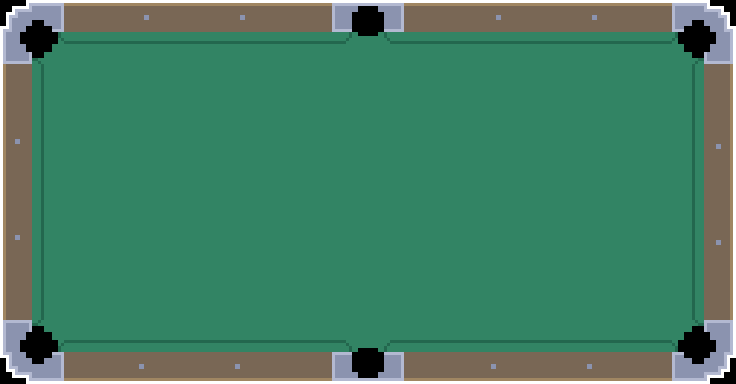

This is a level from a 2D game, rendered from its Tiled map with the project's own tilesets. A one-line summary and the map file follow, with tile-layer data summarised:
An orthogonal 23x12 tile map with 32x32 px tiles, 1 tile layer (Tile Layer 1) and 44 objects.

<map version="1.10" tiledversion="1.10.1" orientation="orthogonal" renderorder="right-down" width="23" height="12" tilewidth="32" tileheight="32" infinite="0" nextlayerid="3" nextobjectid="7">
 <editorsettings>
  <export target="table.tmj" format="json" />
 </editorsettings>
 <tileset firstgid="1" name="table" tilewidth="32" tileheight="32" tilecount="54" columns="9">
  <image source="table.png" width="288" height="192" />
  <tile id="0">
   <objectgroup draworder="index" id="2">
    <object id="1" x="21.3636" y="31.9091">
     <polygon points="0,0 10.5455,-14.1818 10.6364,-32.0909 -21.4545,-32.0909 -21.4545,0" />
    </object>
   </objectgroup>
  </tile>
  <tile id="1">
   <objectgroup draworder="index" id="2">
    <object id="1" x="25.7273" y="32">
     <polygon points="0,0 -15.1818,-14.8182 -25.7273,-14.5455 -25.6364,-32.0909 6.18182,-32.1818 6.18182,-0.181818" />
    </object>
   </objectgroup>
  </tile>
  <tile id="2">
   <objectgroup draworder="index" id="2">
    <object id="1" x="0" y="0" width="32" height="32.0909" />
   </objectgroup>
  </tile>
  <tile id="3">
   <objectgroup draworder="index" id="2">
    <object id="1" x="0" y="0" width="31.8182" height="31.8182" />
   </objectgroup>
  </tile>
  <tile id="4">
   <objectgroup draworder="index" id="2">
    <object id="1" x="0" y="0.0909091" width="32.0909" height="5.90909" />
   </objectgroup>
  </tile>
  <tile id="5">
   <objectgroup draworder="index" id="2">
    <object id="1" x="-0.0909091" y="0.0909091" width="32.0909" height="31.9091" />
   </objectgroup>
  </tile>
  <tile id="6">
   <objectgroup draworder="index" id="2">
    <object id="1" x="0" y="-0.0909091" width="32.0909" height="32.1818" />
   </objectgroup>
  </tile>
  <tile id="7">
   <objectgroup draworder="index" id="2">
    <object id="1" x="8.72727" y="32">
     <polygon points="0,0 11.2727,-14 23.1818,-14.0909 23.3636,-32 -8.72727,-32.0909 -8.81818,-0.0909091" />
    </object>
   </objectgroup>
  </tile>
  <tile id="8">
   <objectgroup draworder="index" id="2">
    <object id="1" x="-0.0909091" y="21.5455">
     <polygon points="0,0 10.5455,10.1818 32,10.2727 32,-21.6364 0.181818,-21.4545" />
    </object>
   </objectgroup>
  </tile>
  <tile id="9">
   <objectgroup draworder="index" id="2">
    <object id="1" x="31.9091" y="26.1818">
     <polygon points="0,0 -15.1818,-14.8182 -15.3636,-26.2727 -31.9091,-26.2727 -32,5.54545 0.0909091,5.72727" />
    </object>
   </objectgroup>
  </tile>
  <tile id="11">
   <objectgroup draworder="index" id="2">
    <object id="1" x="0.0909091" y="0.0909091" width="31.9091" height="11.9091" />
   </objectgroup>
  </tile>
  <tile id="12">
   <objectgroup draworder="index" id="2">
    <object id="1" x="0" y="0" width="26.1818" height="11.8182" />
   </objectgroup>
  </tile>
  <tile id="14">
   <objectgroup draworder="index" id="2">
    <object id="1" x="6.09091" y="-0.0909091" width="25.9091" height="12.2727" />
   </objectgroup>
  </tile>
  <tile id="15">
   <objectgroup draworder="index" id="2">
    <object id="1" x="-0.0909091" y="0.0909091" width="32.1818" height="11.7273" />
   </objectgroup>
  </tile>
  <tile id="17">
   <objectgroup draworder="index" id="2">
    <object id="1" x="0.363636" y="25">
     <polygon points="0,0 14.0909,-15.1818 13.9091,-25.1818 31.5455,-25 31.7273,6.90909 -0.454545,6.90909" />
    </object>
   </objectgroup>
  </tile>
  <tile id="18">
   <objectgroup draworder="index" id="2">
    <object id="1" x="-0.0909091" y="0" width="32.1818" height="32" />
   </objectgroup>
  </tile>
  <tile id="19">
   <objectgroup draworder="index" id="2">
    <object id="1" x="0" y="0" width="11.9091" height="32" />
   </objectgroup>
  </tile>
  <tile id="25">
   <objectgroup draworder="index" id="2">
    <object id="1" x="19.9091" y="-0.0909091" width="12.1818" height="32" />
   </objectgroup>
  </tile>
  <tile id="26">
   <objectgroup draworder="index" id="2">
    <object id="1" x="0.0909091" y="0.0909091" width="32" height="31.9091" />
   </objectgroup>
  </tile>
  <tile id="27">
   <objectgroup draworder="index" id="2">
    <object id="1" x="-0.0909091" y="-0.0909091" width="32.2727" height="32.0909" />
   </objectgroup>
  </tile>
  <tile id="28">
   <objectgroup draworder="index" id="2">
    <object id="1" x="0.454545" y="0" width="11.4545" height="32.0909" />
   </objectgroup>
  </tile>
  <tile id="34">
   <objectgroup draworder="index" id="2">
    <object id="1" x="19.8182" y="0.0909091" width="12.0909" height="31.9091" />
   </objectgroup>
  </tile>
  <tile id="35">
   <objectgroup draworder="index" id="2">
    <object id="1" x="0.0909091" y="0" width="31.8182" height="32.0909" />
   </objectgroup>
  </tile>
  <tile id="36">
   <objectgroup draworder="index" id="2">
    <object id="1" x="15.8182" y="31.7273">
     <polygon points="0,0 0.363636,-12.0909 16.0909,-24.3636 16,-31.9091 -15.8182,-31.9091 -15.7273,0" />
    </object>
   </objectgroup>
  </tile>
  <tile id="38">
   <objectgroup draworder="index" id="2">
    <object id="1" x="0" y="20.1818" width="32" height="11.8182" />
   </objectgroup>
  </tile>
  <tile id="39">
   <objectgroup draworder="index" id="2">
    <object id="2" x="0.0909091" y="20" width="26.2727" height="12" />
   </objectgroup>
  </tile>
  <tile id="41">
   <objectgroup draworder="index" id="2">
    <object id="1" x="6.09091" y="20" width="25.8182" height="11.9091" />
   </objectgroup>
  </tile>
  <tile id="42">
   <objectgroup draworder="index" id="2">
    <object id="1" x="-0.0909091" y="19.9091" width="32.1818" height="12.1818" />
   </objectgroup>
  </tile>
  <tile id="44">
   <objectgroup draworder="index" id="2">
    <object id="1" x="0.181818" y="8.90909">
     <polygon points="0,0 14.0909,9.90909 14,23.0909 31.7273,23.1818 31.6364,-9.09091 -0.181818,-8.90909" />
    </object>
   </objectgroup>
  </tile>
  <tile id="45">
   <objectgroup draworder="index" id="2">
    <object id="1" x="32.0909" y="10.9091">
     <polygon points="0,0 -12,-11.0909 -32,-10.9091 -31.9091,20.8182 -0.181818,21" />
    </object>
   </objectgroup>
  </tile>
  <tile id="46">
   <objectgroup draworder="index" id="2">
    <object id="1" x="0.272727" y="15.2727">
     <polygon points="0,0 11.6364,0 24.9091,-15.0909 31.5455,-15.3636 31.6364,16.6364 -0.363636,16.7273" />
    </object>
   </objectgroup>
  </tile>
  <tile id="47">
   <objectgroup draworder="index" id="2">
    <object id="1" x="0" y="0.0909091" width="31.9091" height="32" />
   </objectgroup>
  </tile>
  <tile id="48">
   <objectgroup draworder="index" id="2">
    <object id="1" x="0.0909091" y="0" width="31.8182" height="31.8182" />
   </objectgroup>
  </tile>
  <tile id="49">
   <objectgroup draworder="index" id="2">
    <object id="1" x="0.181818" y="25.8182" width="31.8182" height="6" />
   </objectgroup>
  </tile>
  <tile id="50">
   <objectgroup draworder="index" id="2">
    <object id="1" x="0.0909091" y="0" width="31.8182" height="32.0909" />
   </objectgroup>
  </tile>
  <tile id="51">
   <objectgroup draworder="index" id="2">
    <object id="1" x="0.181818" y="0" width="31.8182" height="32.0909" />
   </objectgroup>
  </tile>
  <tile id="52">
   <objectgroup draworder="index" id="2">
    <object id="1" x="7.45455" y="0.272727">
     <polygon points="0,0 12.6364,13.9091 24.3636,13.8182 24.5455,31.2727 -7.45455,31.5455 -7.45455,0.0909091" />
    </object>
   </objectgroup>
  </tile>
  <tile id="53">
   <objectgroup draworder="index" id="2">
    <object id="1" x="0" y="10.4545">
     <polygon points="0,0 10.8182,-10.6364 32,-10.5455 31.9091,21.2727 0.272727,21.3636" />
    </object>
   </objectgroup>
  </tile>
 </tileset>
 <layer id="1" name="Tile Layer 1" width="23" height="12">
  <data>[276 cells, 276 non-empty, 45 distinct tile ids]</data>
 </layer>
 <objectgroup id="2" name="Object Layer 1">
  <object id="1" x="349" y="0" width="37.5" height="34" />
  </objectgroup>
</map>
<!-- 5 of 44 objects omitted -->